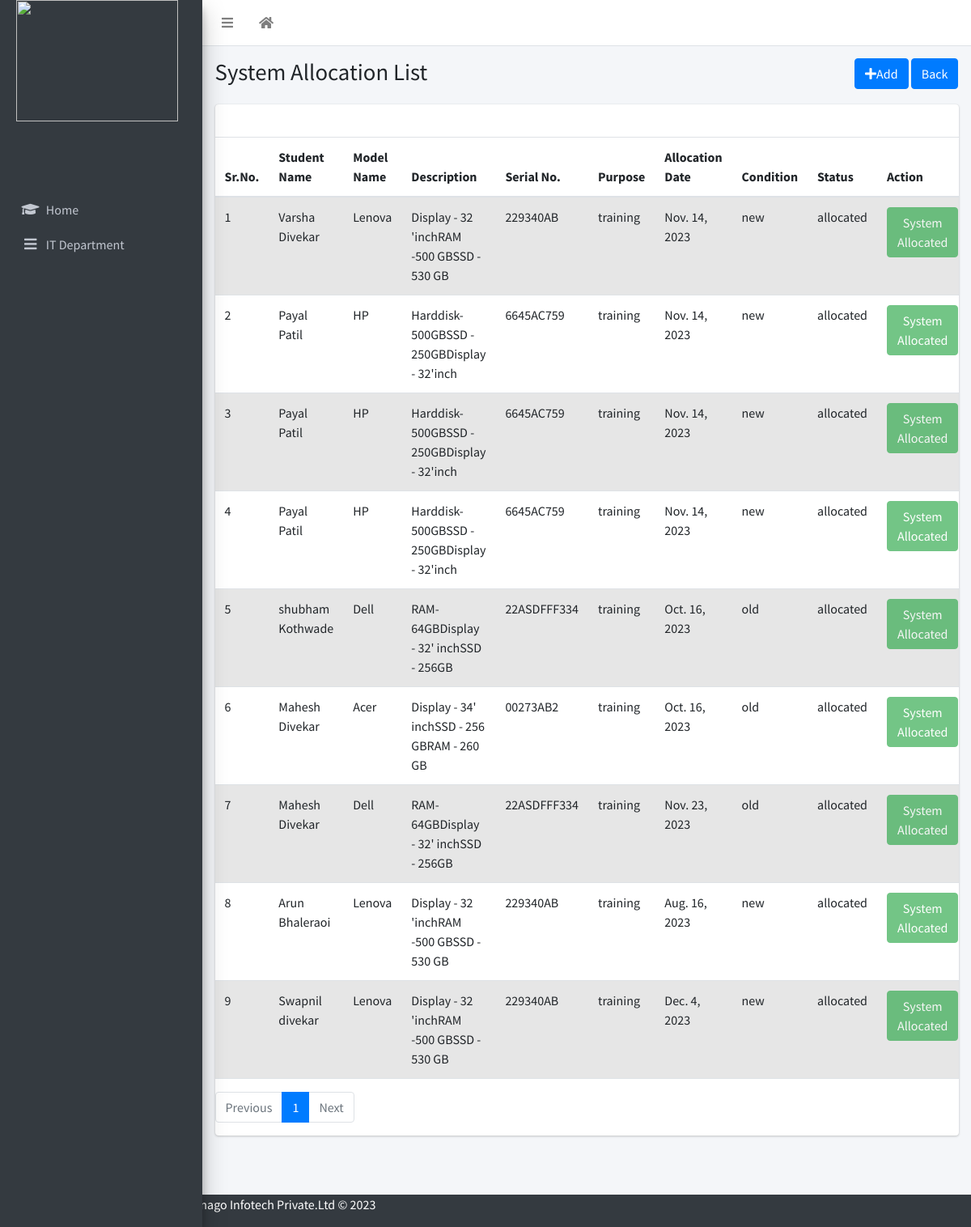
The app's page /allocation_list/ with its own data.
### emanage/models.py (models this page shows, shortened)
class Allocation(models.Model):
    user = models.OneToOneField(User, on_delete=models.CASCADE, related_name='it',null=True)
    category=models.ForeignKey(Category,on_delete=models.CASCADE,null=True,blank=True)
    desktop=models.ForeignKey(Desktop,on_delete=models.CASCADE,null=True,blank=True)
    enquiry=models.ForeignKey(Enquiry,on_delete=models.CASCADE,null=True,blank=True)
    description=models.TextField(max_length=500,null=True,blank=True)
    model_name=models.CharField(max_length=500,blank=True,null=True)
    serial_no=models.CharField(max_length=50,null=True,blank=True)
    L_condition=models.CharField(null=True,blank=True,max_length=10)
    L_purpose=models.CharField(max_length=200,null=True,blank=True)
    L_allocation_date=models.DateField(default=datetime.date.today)
    L_photos=models.ImageField(upload_to='media/')
    STATUS=(
        ('allocated','allocated'),
        ('not_allocated','not_allocated'),
        ('scrap','scrap'),
    )
    system_status=models.TextField(max_length=100, choices=STATUS, default="not_allocated",null=True)

class Enquiry(models.Model):
    user = models.OneToOneField(User, on_delete=models.CASCADE,related_name='enquiry',null=True)
    Full_Name=models.CharField(max_length=250,default="")
    gender=models.CharField(max_length=10)
    Email_Address=models.EmailField()
    Contact_Number=models.IntegerField()
    Permanent_Address=models.TextField(blank=True,null=True,default='')
    Date_of_Birth=models.DateField(auto_now_add=False,null=True,blank=True)
    massage=models.TextField(blank=True,null=True)
    Whatsapp_Number=models.IntegerField(blank=True,null=True)
    Alternate_Number=models.IntegerField(blank=True,null=True)
    How_did_you_hear_about_us=models.CharField(null=True,max_length=50)
    qualification=models.CharField(max_length=50,null=True,blank=True)
    Technical_Skills=models.CharField(max_length=150,null=True,blank=True)
    Certification_Done=models.CharField(max_length=200,null=True,blank=True)
    Area_of_Intrest=models.CharField(max_length=200,null=True,blank=True)
    reference=models.CharField(max_length=100,null=True,blank=True)
    remark=models.CharField(max_length=100,null=True,blank=True)
    Training_Mode=models.CharField(max_length=50,blank=True,null=True)
    Office_Location_Preference=models.CharField(max_length=50,null=True,blank=True)
    STATUS = (
        ('Finalized', 'Finalized'),
        ('Pending', 'Pending'),
        ('Informed_On_whatsapp','Informed_On_whatsapp')
    )
    enquiry_Status = models.TextField(max_length=100, choices=STATUS, default="Pending",null=True)
    Cource_name=models.ForeignKey(Cource,on_delete=models.CASCADE,null=True,blank=True)

### emanage/views.py (the view)
# urls.py: path('allocation_list/',views.allocation_list,name='allocation_list'),
def allocation_list(request):
    sys_list=Allocation.objects.all()
    items_per_page = 9  # Number of items to display per page
    paginator = Paginator(sys_list, items_per_page)  # Create a Paginator object
    page_number = request.GET.get('page')  # Get the current page number from the request parameters
    page_obj = paginator.get_page(page_number)
    enq_id=Allocation.objects.select_related('enquiry')
    return render(request,'IT/allocat_list.html',context={'sys_list':page_obj,'page_obj':page_obj})

### template/IT/allocat_list.html
{% extends 'IT/it_home.html' %}
{% block title %}System Allocation List{% endblock title %}
{% block breadcrumb %}
<a class="btn btn-primary" href="{% url 'emanage:final_list' %}"><i
    class="fas fa-plus"></i>Add</a>
<a class="btn btn-primary" href="{% url 'emanage:it_home' %}"> Back</a>
{% endblock breadcrumb %}
{% block content %}
<div class="table-responsive">
<table class="table table-striped">
  <thead>
    <tr>
      <th>Sr.No.</th>
      <th>Student Name</th>
      <th>Model Name</th>
      <th>Description</th>
      <th>Serial No.</th>
      <th>Purpose</th>
      <th>Allocation Date</th>
      <th>Condition</th>
       <th>Status</th>
       <th>Action</th>
    </tr>
  </thead>
  <tbody>
    <tr>
      {% for xyz in sys_list %}
         <td>{{xyz.id}}</td>
        <td>{{xyz.enquiry.Full_Name}}</td>
        <td>{{xyz.model_name}}</td>
        <td>{{xyz.description}}</td>
        <td>{{xyz.serial_no}}</td>
        <td>{{xyz.L_purpose}}</td>
        <td>{{xyz.L_allocation_date}}</td>
        <td>{{xyz.L_condition}}</td>
        <td>{{xyz.system_status}}</td>
        <td>
           {% if xyz.system_status == 'not_allocated'  %}
             <a href="{% url 'emanage:update_system' id=xyz.enquiry.id %}" class="btn btn-success">Pending</a>
           {% else %}
             <button class="btn btn-success" disabled>System Allocated</button>
           {% endif %}
        </td>
    </tr>
  {% endfor %}
  </tbody>
</table>
</div>
<nav aria-label="Page navigation example">
  <ul class="pagination">
    {% if page_obj.has_previous %}
      <li class="page-item"><a class="page-link" href="?page={{ page_obj.previous_page_number }}">Previous</a></li>
    {% else %}
       <li class="page-item disabled"><span class="page-link">Previous</span></li>
    {% endif %}
    {% for i in page_obj.paginator.page_range %}
       {% if page_obj.number == i %}
      <li class="page-item active"><span class="page-link">{{ i }}</span></li>
       {% else %}
        <li class="page-item"><a class="page-link" href="?page={{ i }}">{{ i }}</a></li>
      {% endif %}
    {% endfor %}
    {% if page_obj.has_next %}
       <li class="page-item"><a class="page-link" href="?page={{ page_obj.next_page_number }}">Next</a></li>
    {% else %}
       <li class="page-item disabled"><span class="page-link">Next</span></li>
    {% endif %}
{% endblock %}

### records on screen
Allocation: id "1", enquiry.Full_Name "Varsha Divekar", model_name "Lenova", description "Display - 32 'inchRAM -500 GBSSD - 530 GB", serial_no "229340AB", L_purpose "training", L_allocation_date "Nov. 14, 2023", L_condition "new", system_status "allocated", shows "System Allocated"
Allocation: id "2", enquiry.Full_Name "Payal Patil", model_name "HP", description "Harddisk- 500GBSSD - 250GBDisplay - 32'inch", serial_no "6645AC759", L_purpose "training", L_allocation_date "Nov. 14, 2023", L_condition "new", system_status "allocated", shows "System Allocated"
Allocation: id "3", enquiry.Full_Name "Payal Patil", model_name "HP", description "Harddisk- 500GBSSD - 250GBDisplay - 32'inch", serial_no "6645AC759", L_purpose "training", L_allocation_date "Nov. 14, 2023", L_condition "new", system_status "allocated", shows "System Allocated"
Allocation: id "4", enquiry.Full_Name "Payal Patil", model_name "HP", description "Harddisk- 500GBSSD - 250GBDisplay - 32'inch", serial_no "6645AC759", L_purpose "training", L_allocation_date "Nov. 14, 2023", L_condition "new", system_status "allocated", shows "System Allocated"
Allocation: id "5", enquiry.Full_Name "shubham Kothwade", model_name "Dell", description "RAM-64GBDisplay - 32' inchSSD - 256GB", serial_no "22ASDFFF334", L_purpose "training", L_allocation_date "Oct. 16, 2023", L_condition "old", system_status "allocated", shows "System Allocated"
Allocation: id "6", enquiry.Full_Name "Mahesh Divekar", model_name "Acer", description "Display - 34' inchSSD - 256 GBRAM - 260 GB", serial_no "00273AB2", L_purpose "training", L_allocation_date "Oct. 16, 2023", L_condition "old", system_status "allocated", shows "System Allocated"
Allocation: id "7", enquiry.Full_Name "Mahesh Divekar", model_name "Dell", description "RAM-64GBDisplay - 32' inchSSD - 256GB", serial_no "22ASDFFF334", L_purpose "training", L_allocation_date "Nov. 23, 2023", L_condition "old", system_status "allocated", shows "System Allocated"
Allocation: id "8", enquiry.Full_Name "Arun Bhaleraoi", model_name "Lenova", description "Display - 32 'inchRAM -500 GBSSD - 530 GB", serial_no "229340AB", L_purpose "training", L_allocation_date "Aug. 16, 2023", L_condition "new", system_status "allocated", shows "System Allocated"
Allocation: id "9", enquiry.Full_Name "Swapnil divekar", model_name "Lenova", description "Display - 32 'inchRAM -500 GBSSD - 530 GB", serial_no "229340AB", L_purpose "training", L_allocation_date "Dec. 4, 2023", L_condition "new", system_status "allocated", shows "System Allocated"

### other values on screen
{{ i }} "1"
